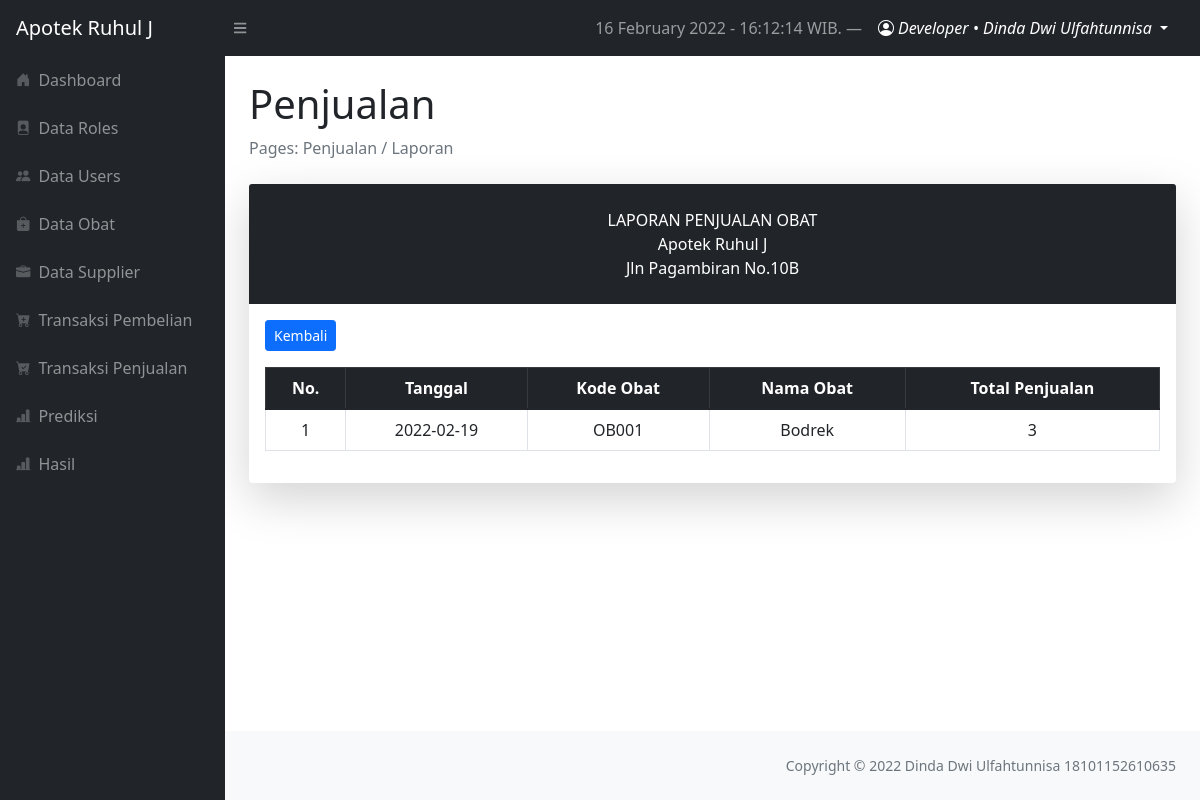
The page /layouts/dashboard/index.php?page=penjualan/laporan (signed in) on the database as committed earlier.
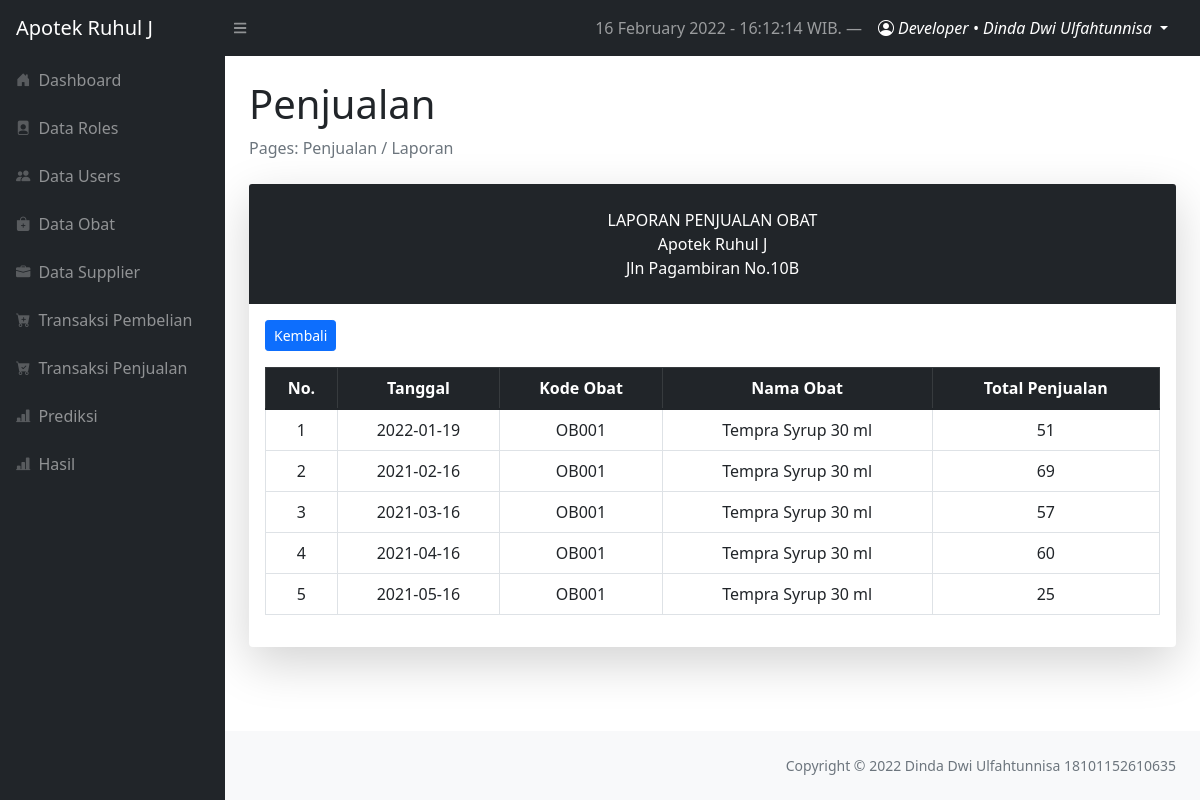
The same page on the database as committed later.
### tables this page shows
CREATE TABLE `tbl_penjualan` (
  `penjualan_id` int(11) NOT NULL,
  `kode_penjualan` varchar(10) NOT NULL,
  `obat_id` int(11) NOT NULL,
  `bulan` int(11) NOT NULL,
  `tahun` year(4) NOT NULL,
  `tgl_penjualan` date NOT NULL,
  `jumlah` int(11) NOT NULL
);

CREATE TABLE `tbl_obat` (
  `obat_id` int(11) NOT NULL,
  `kode_obat` varchar(10) NOT NULL,
  `nama_obat` varchar(50) NOT NULL,
  `kedaluwarsa` date NOT NULL,
  `harga_beli` int(11) NOT NULL,
  `harga_jual` int(11) NOT NULL,
  `satuan_obat` varchar(10) NOT NULL,
  `stok` int(11) NOT NULL,
  `supplier_id` int(11) NOT NULL
);

### config/config.php (called while the page is built, shortened)
<?php
$localhost  = "localhost";
$username   = "root";
$password   = "root";
$db         = "forecasting_apotek";
$conn = mysqli_connect($localhost, $username, $password, $db);
function query($query)
{
    global $conn;
    $result = mysqli_query($conn, $query);
    while ($row = mysqli_fetch_assoc($result)) {
        $rows[] = $row;
    }
    return $rows;
}

### layouts/dashboard/penjualan/laporan.php (the view, shortened to what this page needs)
<?php
require '../../config/config.php';
$penjualans = query("SELECT * FROM tbl_penjualan INNER JOIN tbL_obat ON tbl_penjualan.obat_id = tbl_obat.obat_id");
$no = 1;
?>
<main>
    <div class="container-fluid px-4">
        <h1 class="mt-4">Penjualan</h1>
        <ol class="breadcrumb mb-4">
            <li class="breadcrumb-item active">Pages: Penjualan / Laporan</li>
        </ol>
        <div class="card shadow-lg border-0 mb-4">
            <div class="card-header border-0 text-center p-4 bg-dark text-white">
                LAPORAN PENJUALAN OBAT
                <br>
                Apotek Ruhul J
                <br>
                Jln Pagambiran No.10B
            </div>
            <div class="card-body">
                <a href="?page=penjualan" class="btn btn-sm btn-primary mb-3">Kembali</a>
                <table class="table table-bordered table-hover table-responsive-sm text-center">
                    <thead class="table-dark">
                        <th scope="col">No.</th>
                        <th scope="col">Tanggal</th>
                        <th scope="col">Kode Obat</th>
                        <th scope="col">Nama Obat</th>
                        <th scope="col">Total Penjualan</th>
                    </thead>
                    <tbody>
                        <?php foreach ($penjualans as $penjualan) : ?>
                            <tr>
                                <td><?= $no++; ?></td>
                                <td><?= $penjualan['tgl_penjualan']; ?></td>
                                <td><?= $penjualan['kode_obat']; ?></td>
                                <td><?= $penjualan['nama_obat']; ?></td>
                                <td><?= $penjualan['jumlah']; ?></td>
                            </tr>
                        <?php endforeach; ?>
                    </tbody>
                </table>
            </div>
        </div>
</main>

Rows that differ between the two databases and show on the page:
changed tbl_penjualan (number 1 of 5 on the later page): tgl_penjualan "2022-02-19" → "2022-01-19"; obat.nama_obat "Bodrek" → "Tempra Syrup 30 ml"; jumlah "3" → "51"
added tbl_penjualan: tgl_penjualan "2021-02-16", obat.kode_obat "OB001", obat.nama_obat "Tempra Syrup 30 ml", jumlah "69"
added tbl_penjualan: tgl_penjualan "2021-03-16", obat.kode_obat "OB001", obat.nama_obat "Tempra Syrup 30 ml", jumlah "57"
added tbl_penjualan: tgl_penjualan "2021-04-16", obat.kode_obat "OB001", obat.nama_obat "Tempra Syrup 30 ml", jumlah "60"
added tbl_penjualan: tgl_penjualan "2021-05-16", obat.kode_obat "OB001", obat.nama_obat "Tempra Syrup 30 ml", jumlah "25"
